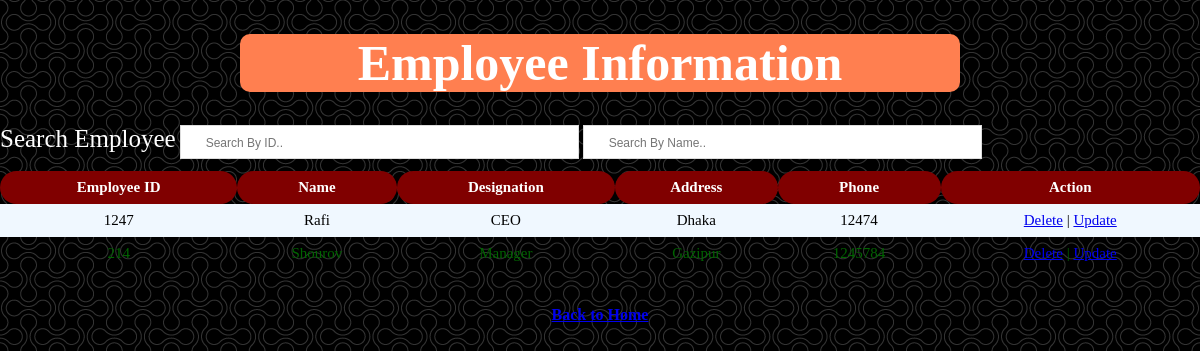
The page /view.php on the database its author committed.
### tables this page shows
CREATE TABLE `empl_info` (
  `id` int(11) NOT NULL,
  `empl_id` int(11) NOT NULL,
  `empl_name` text NOT NULL,
  `empl_desi` text NOT NULL,
  `empl_addr` varchar(50) NOT NULL,
  `empl_phone` text NOT NULL
);

### view.php (the view, shortened to what this page needs)
<!DOCTYPE html>
<html lang="en">
<head>
    <link rel="stylesheet" href="css/style.css">
</head>
<body>
<h1>Employee Information</h1>
<span>Search Employee</span>
<input type="text" id="myInput" onkeyup="myFunction()" placeholder="Search By ID.." title="Type in a name">
    <input type="text" id="myInput1" onkeyup="myFunction1()" placeholder="Search By Name.." title="Type in a name">
     <?php
$servername = "localhost";
$username = "root";
$password = "";
$dbname = "empl";
$conn = mysqli_connect($servername, $username, $password, $dbname);
$sql = "SELECT * FROM empl_info";
$result = mysqli_query($conn, $sql);
if (mysqli_num_rows($result) > 0) {
    echo "<table id='myTable'>";
    echo "<tr><th>Employee ID</th><th> Name</th><th>Designation</th><th>Address</th><th>Phone</th><th>Action</th></tr>";
    while($row = mysqli_fetch_assoc($result)) {
    echo "<tr>";
        echo "<td>" . $row["empl_id"]. "</td><td>" . $row["empl_name"]. "</td><td>" .$row["empl_desi"]."</td><td>" . $row["empl_addr"]. "</td><td>".$row["empl_phone"]. "</td><td>"."<a href='delete.php?id=". $row["empl_id"]."'>Delete</a>"." | "."<a href='update.php?id=". $row["id"]."'>Update</a>"."</td>";
    echo "</tr>";
    }
echo "</table>";
} else {
    echo "0 results";
}
?>
<br/>
<br/>
<center><a href="index.php"><b>Back to Home</b></a></center>
</body>
</html>

### style.css (style rules this page uses)
body { background-image: url(images/circle-blues.png); }
h1 { color: black ; text-align: center; font-size: 50px; }

### view.php (style rules this page uses)
body { color: darkgreen; align-content: center; margin:0; padding:0; }
table { border-collapse: collapse; width: 100%; }
th, td { text-align: center; padding: 8px; font-size: 15px; }
tr:nth-child(even) { background-color: aliceblue; color:black; }
th { background-color: maroon; color: white; font-size: 15px; border-radius: 18px; }
h1 { text-align: center; background-color: coral; color: white; border-radius: 10px; margin-left:20%; margin-right: 20%; }
#myInput { background-image: url('/css/ra.jpg'); background-position: 10px 10px; background-repeat: no-repeat; width: 30%; font-size: 12px; padding: 10px 12px 8px 25px; border: 1px solid #ddd; margin-bottom: 12px; }
#myInput1 { background-image: url('/css/ra.jpg'); background-position: 10px 10px; background-repeat: no-repeat; width: 30%; font-size: 12px; padding: 10px 12px 8px 25px; border: 1px solid #ddd; margin-bottom: 12px; }
span { color:#fff ; font-size:25px; }

### rows shown on the page
empl_info: empl "1247", empl_name "Rafi", empl_desi "CEO", empl_addr "Dhaka", empl_phone "12474"
empl_info: empl "214", empl_name "Shourov", empl_desi "Manager", empl_addr "Gazipur", empl_phone "1245784"
